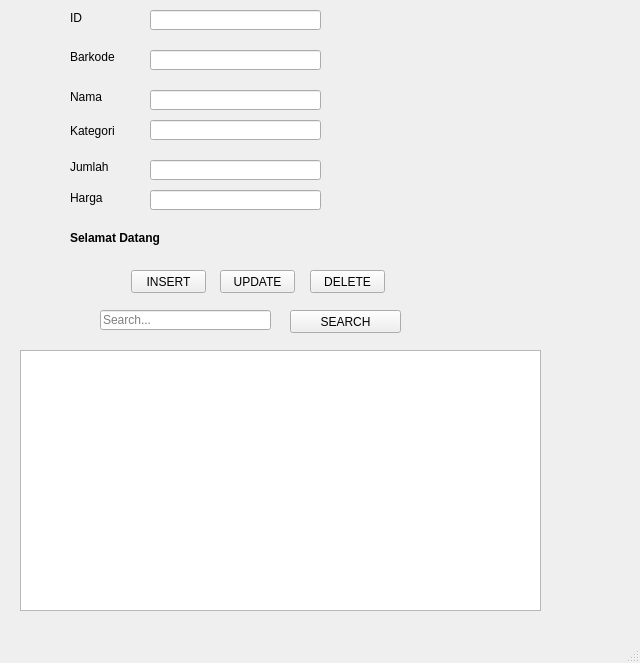
<?xml version="1.0" encoding="UTF-8"?>
<ui version="4.0">
 <class>MainWindow</class>
 <widget class="QMainWindow" name="MainWindow">
  <property name="geometry">
   <rect>
    <x>0</x>
    <y>0</y>
    <width>640</width>
    <height>663</height>
   </rect>
  </property>
  <property name="windowTitle">
   <string>MainWindow</string>
  </property>
  <widget class="QWidget" name="centralwidget">
   <widget class="QLabel" name="label_1">
    <property name="geometry">
     <rect>
      <x>70</x>
      <y>11</y>
      <width>47</width>
      <height>13</height>
     </rect>
    </property>
    <property name="text">
     <string>ID</string>
    </property>
   </widget>
   <widget class="QLabel" name="label_2">
    <property name="geometry">
     <rect>
      <x>70</x>
      <y>50</y>
      <width>47</width>
      <height>14</height>
     </rect>
    </property>
    <property name="text">
     <string>Barkode</string>
    </property>
   </widget>
   <widget class="QLabel" name="label_3">
    <property name="geometry">
     <rect>
      <x>70</x>
      <y>90</y>
      <width>47</width>
      <height>14</height>
     </rect>
    </property>
    <property name="text">
     <string>Nama</string>
    </property>
   </widget>
   <widget class="QLabel" name="label_4">
    <property name="geometry">
     <rect>
      <x>70</x>
      <y>160</y>
      <width>47</width>
      <height>14</height>
     </rect>
    </property>
    <property name="text">
     <string>Jumlah</string>
    </property>
   </widget>
   <widget class="QLabel" name="label_5">
    <property name="geometry">
     <rect>
      <x>70</x>
      <y>190</y>
      <width>47</width>
      <height>16</height>
     </rect>
    </property>
    <property name="text">
     <string>Harga</string>
    </property>
   </widget>
   <widget class="QLineEdit" name="lineID">
    <property name="geometry">
     <rect>
      <x>150</x>
      <y>10</y>
      <width>171</width>
      <height>20</height>
     </rect>
    </property>
   </widget>
   <widget class="QLineEdit" name="lineBarkode">
    <property name="geometry">
     <rect>
      <x>150</x>
      <y>50</y>
      <width>171</width>
      <height>20</height>
     </rect>
    </property>
   </widget>
   <widget class="QLineEdit" name="lineName">
    <property name="geometry">
     <rect>
      <x>150</x>
      <y>90</y>
      <width>171</width>
      <height>20</height>
     </rect>
    </property>
   </widget>
   <widget class="QLineEdit" name="lineQty">
    <property name="geometry">
     <rect>
      <x>150</x>
      <y>160</y>
      <width>171</width>
      <height>20</height>
     </rect>
    </property>
   </widget>
   <widget class="QLineEdit" name="lineHarga">
    <property name="geometry">
     <rect>
      <x>150</x>
      <y>190</y>
      <width>171</width>
      <height>20</height>
     </rect>
    </property>
   </widget>
   <widget class="QLabel" name="labelResult">
    <property name="geometry">
     <rect>
      <x>70</x>
      <y>230</y>
      <width>331</width>
      <height>16</height>
     </rect>
    </property>
    <property name="font">
     <font>
      <bold>true</bold>
     </font>
    </property>
    <property name="text">
     <string>Selamat Datang</string>
    </property>
   </widget>
   <widget class="QPushButton" name="btnTambah">
    <property name="geometry">
     <rect>
      <x>131</x>
      <y>270</y>
      <width>75</width>
      <height>23</height>
     </rect>
    </property>
    <property name="text">
     <string>INSERT</string>
    </property>
   </widget>
   <widget class="QPushButton" name="btnUbah">
    <property name="geometry">
     <rect>
      <x>220</x>
      <y>270</y>
      <width>75</width>
      <height>23</height>
     </rect>
    </property>
    <property name="text">
     <string>UPDATE</string>
    </property>
   </widget>
   <widget class="QPushButton" name="btnHapus">
    <property name="geometry">
     <rect>
      <x>310</x>
      <y>270</y>
      <width>75</width>
      <height>23</height>
     </rect>
    </property>
    <property name="text">
     <string>DELETE</string>
    </property>
   </widget>
   <widget class="QPushButton" name="btnCari">
    <property name="geometry">
     <rect>
      <x>290</x>
      <y>310</y>
      <width>111</width>
      <height>23</height>
     </rect>
    </property>
    <property name="text">
     <string>SEARCH</string>
    </property>
   </widget>
   <widget class="QLineEdit" name="lineCari">
    <property name="geometry">
     <rect>
      <x>100</x>
      <y>310</y>
      <width>171</width>
      <height>20</height>
     </rect>
    </property>
    <property name="placeholderText">
     <string>Search...</string>
    </property>
   </widget>
   <widget class="QTableView" name="tableView">
    <property name="geometry">
     <rect>
      <x>20</x>
      <y>350</y>
      <width>521</width>
      <height>261</height>
     </rect>
    </property>
   </widget>
   <widget class="QLineEdit" name="lineKategori">
    <property name="geometry">
     <rect>
      <x>150</x>
      <y>120</y>
      <width>171</width>
      <height>20</height>
     </rect>
    </property>
   </widget>
   <widget class="QLabel" name="label_6">
    <property name="geometry">
     <rect>
      <x>70</x>
      <y>120</y>
      <width>51</width>
      <height>21</height>
     </rect>
    </property>
    <property name="text">
     <string>Kategori</string>
    </property>
   </widget>
  </widget>
  <widget class="QMenuBar" name="menubar">
   <property name="geometry">
    <rect>
     <x>0</x>
     <y>0</y>
     <width>640</width>
     <height>21</height>
    </rect>
   </property>
  </widget>
  <widget class="QStatusBar" name="statusbar"/>
 </widget>
 <resources/>
 <connections/>
</ui>
